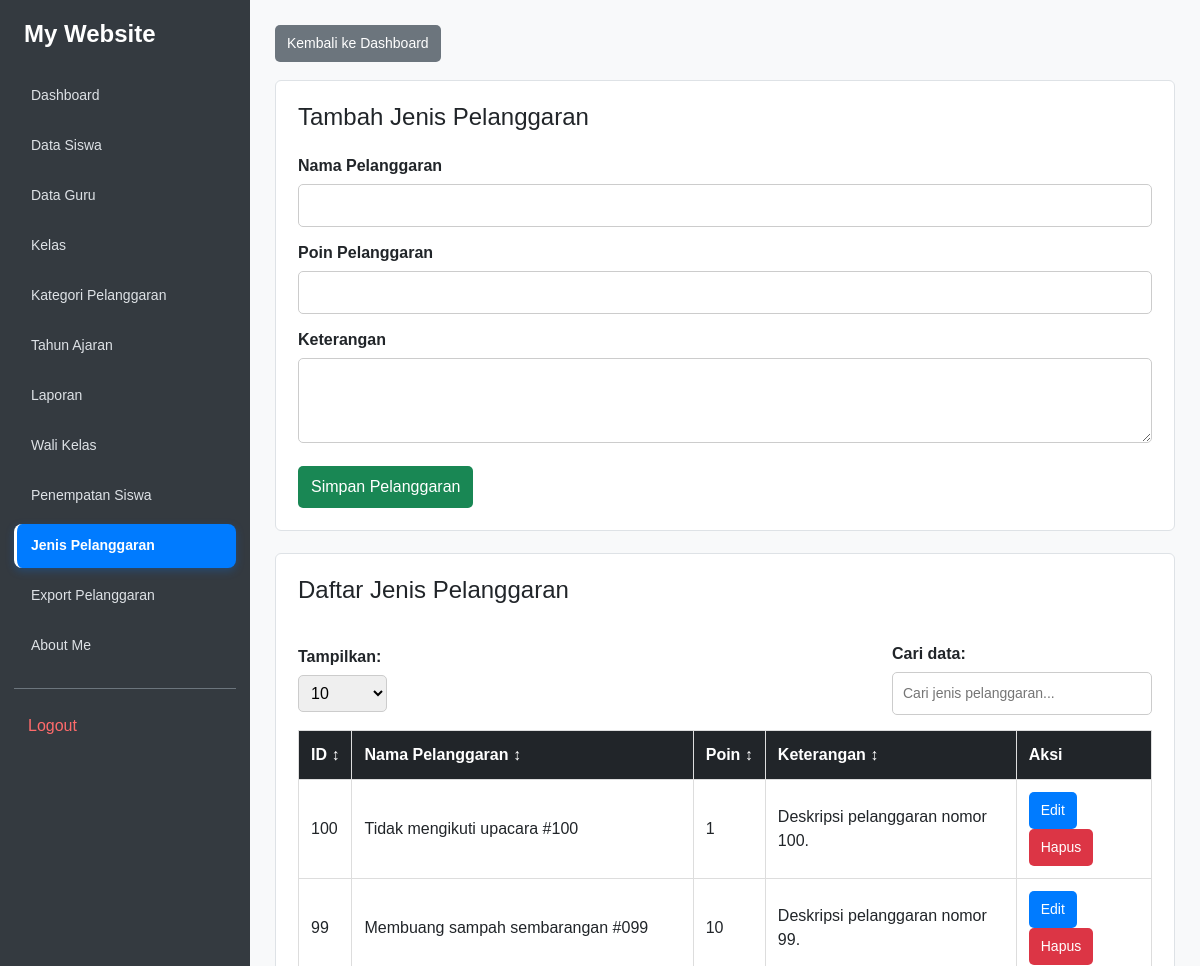
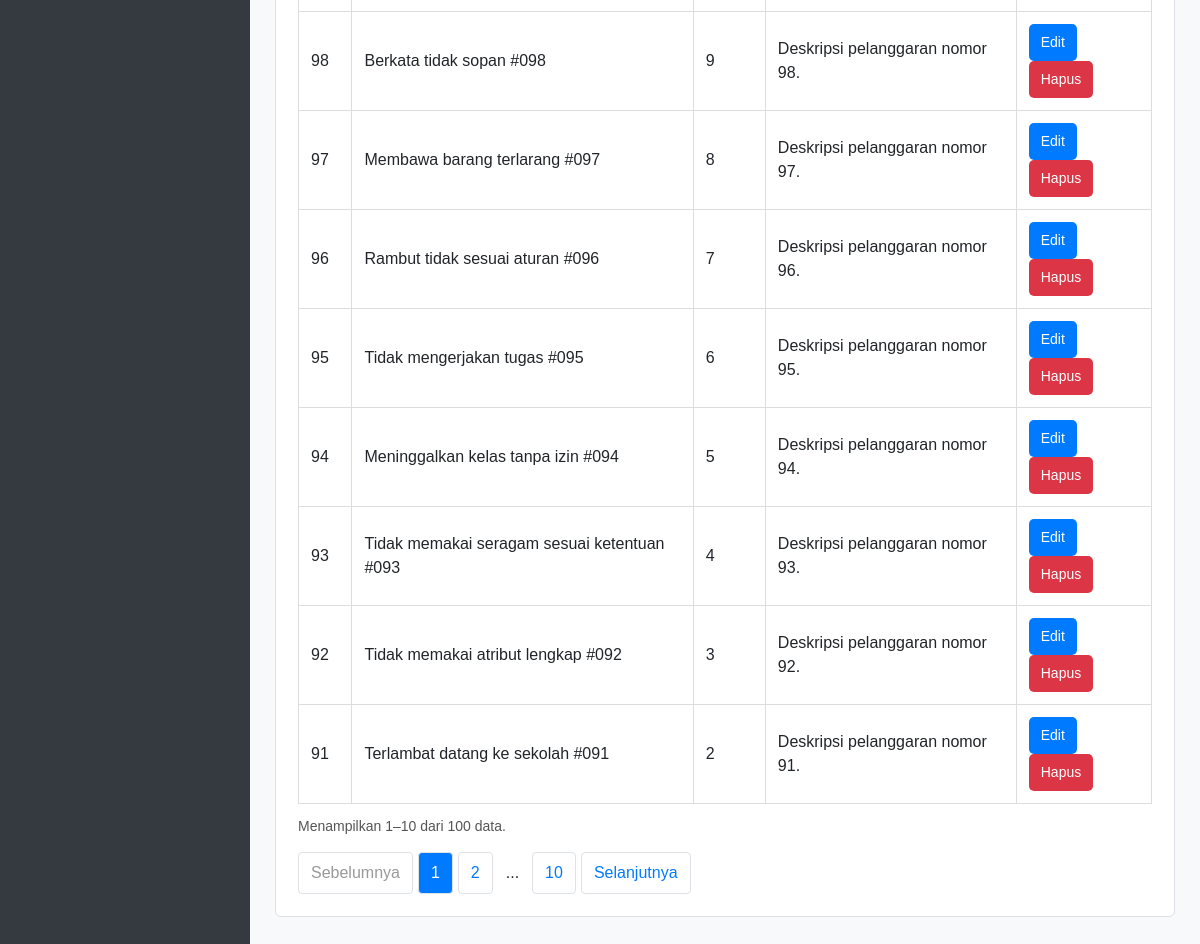
/kelola_jenis_pelanggaran.php (signed in), run on the app's committed database (2 pictures, top to bottom).
### tables this page shows
CREATE TABLE `t_pelanggaran` (
  `id` int(11) NOT NULL,
  `pelanggaran_kategori_id` int(11) DEFAULT NULL,
  `kode` varchar(30) DEFAULT NULL,
  `nama` varchar(150) DEFAULT NULL,
  `poin` int(11) NOT NULL,
  `deskripsi` text NOT NULL,
  `status_aktif` tinyint(1) NOT NULL,
  `created_at` timestamp NOT NULL DEFAULT current_timestamp(),
  `updated_at` timestamp NOT NULL DEFAULT current_timestamp()
);

### kelola_jenis_pelanggaran.php (the view, shortened to what this page needs)
<?php
include 'config/koneksi.php';
$sql = "SELECT * FROM t_pelanggaran ORDER BY id DESC";
$result = mysqli_query($koneksi, $sql);
?>
<!DOCTYPE html>
<html lang="id">
<head>
    <link href="https://cdn.jsdelivr.net/npm/bootstrap@5.3.8/dist/css/bootstrap.min.css" rel="stylesheet">
</head>
<body>
<?php include 'includes/sidebar.php'; ?>
<main class="main-content">
    <div class="container-content">
        <a href="dashboard.php" class="btn-kembali">
            Kembali ke Dashboard
        </a>
        <div class="card">
            <h2>Tambah Jenis Pelanggaran</h2>
            <form action="proses_jenis_pelanggaran.php" method="POST">
                <label for="nama_pelanggaran">
                    Nama Pelanggaran
                </label>
                <input
                    type="text"
                    id="nama_pelanggaran"
                    name="nama_pelanggaran"
                    maxlength="150"
                    required
                >
                <label for="poin">Poin Pelanggaran</label>
                <input
                    type="number"
                    id="poin"
                    name="poin"
                    min="1"
                    required
                >
                <label for="keterangan">Keterangan</label>
                <textarea
                    id="keterangan"
                    name="keterangan"
                    rows="3"
                ></textarea>
                <button type="submit" class="btn-simpan">
                    Simpan Pelanggaran
                </button>
            </form>
        </div>
        <div class="card">
            <h2>Daftar Jenis Pelanggaran</h2>
            <div class="table-controls">
                <div>
                    <label for="jumlahBaris">Tampilkan:</label>
                    <select id="jumlahBaris">
                        <option value="10" selected>10</option>
                    </select>
                </div>
                <div>
                    <label for="cariTabel">Cari data:</label>
                    <input
                        type="search"
                        id="cariTabel"
                        placeholder="Cari jenis pelanggaran..."
                    >
                </div>
            </div>
            <div class="table-wrapper">
                <table id="tabelPelanggaran">
                    <thead>
                        <tr>
                            <th data-sort="number">ID ↕</th>
                            <th data-sort="text">Nama Pelanggaran ↕</th>
                            <th data-sort="number">Poin ↕</th>
                            <th data-sort="text">Keterangan ↕</th>
                            <th class="no-sort">Aksi</th>
                        </tr>
                    </thead>
                    <tbody>
                    <?php if (mysqli_num_rows($result) > 0): ?>
                        <?php while ($row = mysqli_fetch_assoc($result)): ?>
                            <tr>
                                <td>
                                    <?= (int) $row['id'] ?>
                                </td>
                                <td>
                                    <?= htmlspecialchars($row['nama'] ?? '-') ?>
                                </td>
                                <td>
                                    <?= (int) $row['poin'] ?>
                                </td>
                                <td>
                                    <?= htmlspecialchars($row['deskripsi'] ?? '-') ?>
                                </td>
                                <td>
                                    <a
                                        href="edit_jenis_pelanggaran.php?id=<?= (int) $row['id'] ?>"
                                        class="btn-edit"
                                    >
                                        Edit
                                    </a>
                                    <a
                                        href="proses_jenis_pelanggaran.php?aksi=hapus&id=<?= (int) $row['id'] ?>"
                                        class="btn-hapus"
                                        onclick="return confirm('Yakin ingin menghapus pelanggaran ini?')"
                                    >
                                        Hapus
                                    </a>
                                </td>
                            </tr>
                        <?php endwhile; ?>
                    <?php endif; ?>
                    </tbody>
                </table>
            </div>
            <div class="table-info" id="infoTabel"></div>
            <div class="pagination-container" id="paginationTabel"></div>
        </div>
    </div>
</main>
</body>
</html>

### includes/sidebar.css (style rules this page uses)
body { background: #f8f9fa; margin: 0; }
.main-content { margin-left: 250px; padding: 25px; min-width: 0; box-sizing: border-box; }

### kelola_jenis_pelanggaran.php (style rules this page uses)
* { box-sizing: border-box; }
body { font-family: Arial, sans-serif; background: #f8f9fa; margin: 0; color: #222; }
.main-content { margin-left: 250px; padding: 25px; min-width: 0; }
.container-content { width: 100%; margin: 0 auto; }
.card { background: white; padding: 22px; margin-bottom: 22px; border-radius: 6px; border: 1px solid #dee2e6; box-shadow: none; }
h2 { margin-top: 0; font-size: 24px; }
label { display: block; margin: 14px 0 6px; font-weight: bold; }
input, textarea { width: 100%; padding: 10px; border: 1px solid #ccc; border-radius: 5px; font-size: 14px; }
.btn-simpan { background: #198754; color: white; margin-top: 16px; padding: 9px 13px; border: none; border-radius: 5px; }
.btn-edit { background: #007bff; color: white; }
.btn-hapus { background: #dc3545; color: white; }
.btn-kembali { background: #6c757d; color: white; margin-bottom: 18px; }
.btn-edit, .btn-hapus, .btn-kembali { display: inline-block; padding: 8px 12px; border-radius: 5px; text-decoration: none; font-size: 14px; }
.table-wrapper { width: 100%; overflow-x: auto; }
table { width: 100%; border-collapse: collapse; margin-top: 15px; }
th, td { padding: 12px; border: 1px solid #ddd; text-align: left; vertical-align: middle; }
th { background: #212529; color: white; white-space: nowrap; cursor: pointer; }
th.no-sort { cursor: default; }
.table-controls { display: flex; justify-content: space-between; align-items: center; flex-wrap: wrap; gap: 12px; margin-top: 15px; }
.table-controls input { width: 260px; max-width: 100%; }
.table-controls select { padding: 8px; border: 1px solid #ccc; border-radius: 5px; }
.pagination-container { display: flex; align-items: center; flex-wrap: wrap; gap: 5px; margin-top: 15px; }
.table-info { margin-top: 12px; color: #555; font-size: 14px; }

### data on the page
t_pelanggaran: id "100", nama "Tidak mengikuti upacara #100", poin "1", deskripsi "Deskripsi pelanggaran nomor 100."
t_pelanggaran: id "99", nama "Membuang sampah sembarangan #099", poin "10", deskripsi "Deskripsi pelanggaran nomor 99."
t_pelanggaran: id "98", nama "Berkata tidak sopan #098", poin "9", deskripsi "Deskripsi pelanggaran nomor 98."
t_pelanggaran: id "97", nama "Membawa barang terlarang #097", poin "8", deskripsi "Deskripsi pelanggaran nomor 97."
t_pelanggaran: id "96", nama "Rambut tidak sesuai aturan #096", poin "7", deskripsi "Deskripsi pelanggaran nomor 96."
t_pelanggaran: id "95", nama "Tidak mengerjakan tugas #095", poin "6", deskripsi "Deskripsi pelanggaran nomor 95."
t_pelanggaran: id "94", nama "Meninggalkan kelas tanpa izin #094", poin "5", deskripsi "Deskripsi pelanggaran nomor 94."
t_pelanggaran: id "93", nama "Tidak memakai seragam sesuai ketentuan #093", poin "4", deskripsi "Deskripsi pelanggaran nomor 93."
t_pelanggaran: id "92", nama "Tidak memakai atribut lengkap #092", poin "3", deskripsi "Deskripsi pelanggaran nomor 92."
t_pelanggaran: id "91", nama "Terlambat datang ke sekolah #091", poin "2", deskripsi "Deskripsi pelanggaran nomor 91."

### other printed values
$item[0] "Dashboard"
$item[0] "Data Siswa"
$item[0] "Data Guru"
$item[0] "Kelas"
$item[0] "Kategori Pelanggaran"
$item[0] "Tahun Ajaran"
$item[0] "Laporan"
$item[0] "Wali Kelas"
$item[0] "Penempatan Siswa"
$item[0] "Jenis Pelanggaran"
$item[0] "Export Pelanggaran"
$item[0] "About Me"
